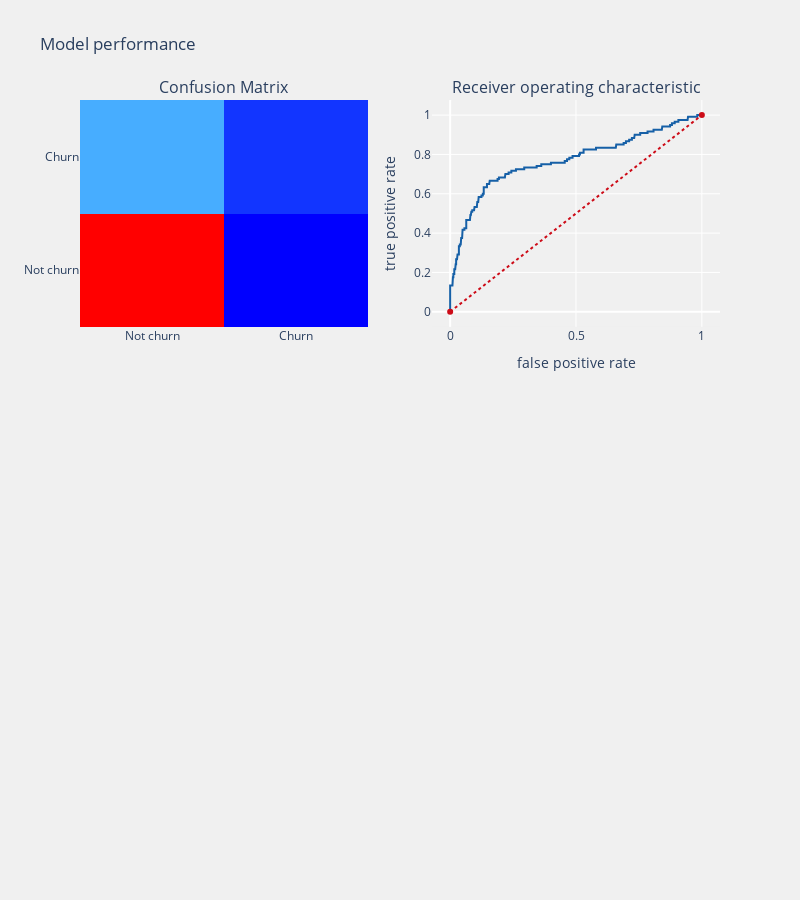

Notebook code cell kept with this figure:
### Markdown cell above
# MLP CLASSIFIER

### Code cell
from sklearn.neural_network import MLPClassifier
clf = MLPClassifier(random_state=1, max_iter=300)
telecom_churn_prediction(clf,train_X,test_X,train_Y,test_Y,
                         cols,"bag",threshold_plot = True)

### Figure 1 — Plotly figure (JSON) as saved in the notebook; plotly's stock layout.template omitted (floating-point values rounded to 4 significant figures; data arrays with more than 128 entries replaced by an {"elided": "..."} marker saying what was removed)
{"data": [{"colorscale": [[0, "rgb(0,0,255)"], [0.1, "rgb(51,153,255)"], [0.2, "rgb(102,204,255)"], [0.3, "rgb(153,204,255)"], [0.4, "rgb(204,204,255)"], [0.5, "rgb(255,255,255)"], [0.6, "rgb(255,204,255)"], [0.7, "rgb(255,153,255)"], [0.8, "rgb(255,102,204)"], [0.9, "rgb(255,102,102)"], [1, "rgb(255,0,0)"]], "name": "matrix", "showscale": false, "type": "heatmap", "x": ["Not churn", "Churn"], "xaxis": "x", "y": ["Not churn", "Churn"], "yaxis": "y", "z": [[532, 15], [87, 33]]}, {"line": {"color": "rgb(22, 96, 167)", "width": 2}, "name": "Roc : 0.6237888482632541", "type": "scatter", "x": {"elided": "150 float values"}, "xaxis": "x2", "y": {"elided": "150 float values"}, "yaxis": "y2"}, {"line": {"color": "rgb(205, 12, 24)", "dash": "dot", "width": 2}, "type": "scatter", "x": [0, 1], "xaxis": "x2", "y": [0, 1], "yaxis": "y2"}], "layout": {"annotations": [{"font": {"size": 16}, "showarrow": false, "text": "Confusion Matrix", "x": 0.225, "xanchor": "center", "xref": "paper", "y": 1, "yanchor": "bottom", "yref": "paper"}, {"font": {"size": 16}, "showarrow": false, "text": "Receiver operating characteristic", "x": 0.775, "xanchor": "center", "xref": "paper", "y": 1, "yanchor": "bottom", "yref": "paper"}], "autosize": false, "height": 900, "margin": {"b": 195}, "paper_bgcolor": "rgba(240,240,240, 0.95)", "plot_bgcolor": "rgba(240,240,240, 0.95)", "showlegend": false, "title": {"text": "Model performance"}, "width": 800, "xaxis": {"anchor": "y", "domain": [0, 0.45], "type": "category", "range": [-0.5, 1.5], "autorange": true}, "xaxis2": {"anchor": "y2", "domain": [0.55, 1], "title": {"text": "false positive rate"}, "type": "linear", "range": [-0.07211, 1.072], "autorange": true}, "xaxis3": {"anchor": "y3", "domain": [0, 1], "showgrid": true, "tickangle": 90, "tickfont": {"size": 10}}, "yaxis": {"anchor": "x", "domain": [0.625, 1], "type": "category", "range": [-0.5, 1.5], "autorange": true}, "yaxis2": {"anchor": "x2", "domain": [0.625, 1], "title": {"text": "true positive rate"}, "type": "linear", "range": [-0.07674, 1.077], "autorange": true}, "yaxis3": {"anchor": "x3", "domain": [0, 0.375]}}}
